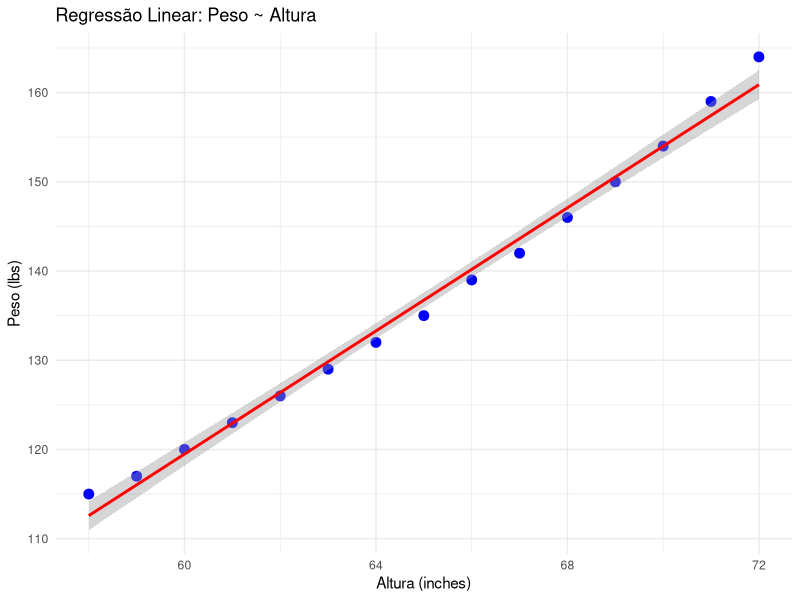
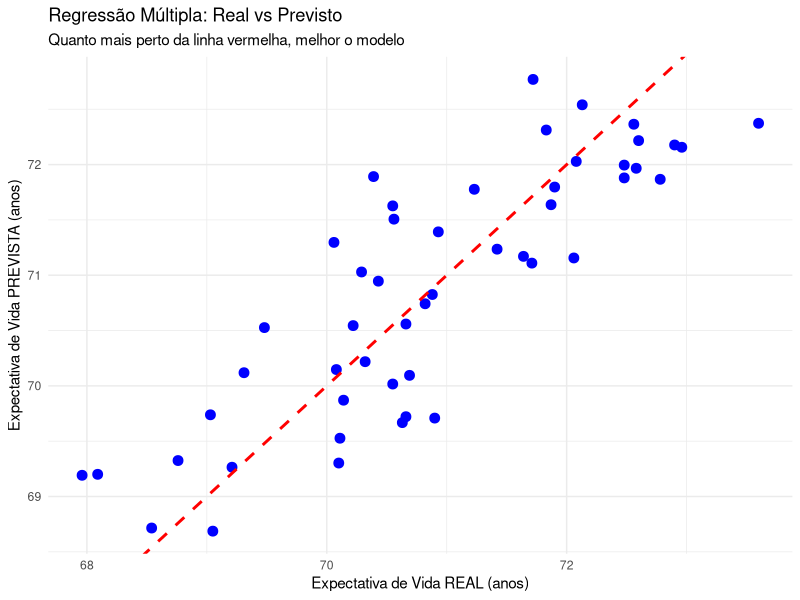
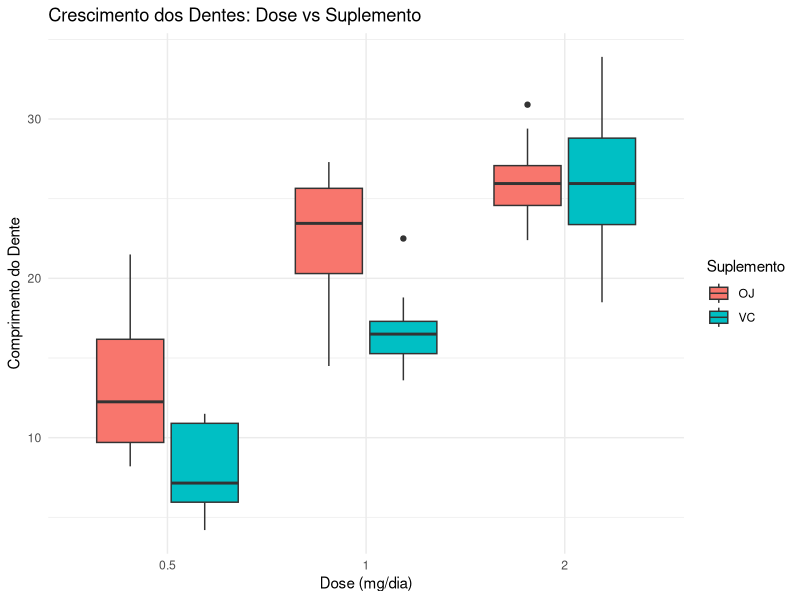

The R script that drew these images, in order:
################ TEMA 1 – AMOSTRAGEM E TAMANHO AMOSTRAL ########################
# Queremos detectar uma redução de 10 mmHg na pressão arterial (Delta).
# Desvio padrão conhecido (sigma) = 15. Poder = 80%. Confiança = 95%.

# MODO 1: Pela Fórmula
alpha <- 0.05 # 1-confiança
beta <- 0.20 # 1-poder
sigma <- 15
delta <- 10

Z_alpha <- qnorm(1 - alpha/2)
Z_beta  <- qnorm(1 - beta)

n_formula <- (2 * (Z_alpha + Z_beta)^2 * sigma^2) / delta^2
cat("Tamanho amostral (Fórmula):", ceiling(n_formula), "por grupo.\n")
# o ceiling arredonda sempre para cima

# MODO 2: Função Nativa do R 
calculo_r <- power.t.test(delta = delta, sd = sigma, 
                          sig.level = alpha, power = 1-beta, 
                          type = "two.sample")
print(calculo_r)
# Atenção: O R usa uma distribuição t não-central (mais precisa que a normal Z),
# por isso pode haver uma diferença decimal.












################ TEMA 2 – REGRESSÃO LINEAR ####################################

### Regressão linear simples
"vamos prever o peso (lbs) a partir da altura (inches) de mulheres utilizando 
dados do conjunto “women” nativo do R:
Y=β_0+β_1(altura)+ε"

# 1. Carregar os dados
data(women)
head(women)  # mostra as primeiras linhas para visualização

# 2. Ajuste do modelo de regressão linear simples
modelo_women <- lm(weight ~ height, data = women)

# 4. Extrair coeficientes estimados (betas)
betas <- coef(modelo_women)
print(betas)

cat("Intercepto (β0):", round(betas[1], 3), "\n")
cat("Altura (β1):", round(betas["height"], 3), "\n")

# 5. Escrever o modelo final
cat("\nModelo estimado:\n")
cat("Peso = ", round(betas[1],2), " + ", round(betas["height"],2), "*Altura\n")

# 6. Previsão para um paciente específico
novo_paciente <- data.frame(height = 65)  # altura em inches
prev <- predict(modelo_women, newdata = novo_paciente)
cat("\nPrevisão para paciente (Altura = 65 inches):\n")
cat("Peso =", round(prev, 2), "lbs\n")

# 7. Gráfico de aproximação do modelo com os dados
library(ggplot2)
ggplot(women, aes(x = height, y = weight)) +
  geom_point(color = 'blue', size = 3) +
  geom_smooth(method = 'lm', color = 'red') +
  labs(title = "Regressão Linear: Peso ~ Altura",
       x = "Altura (inches)",
       y = "Peso (lbs)") +
  theme_minimal()



### Regressão Linear Múltipla
"Vamos prever a Life Exp (Expectativa de Vida) baseada em Murder (Homicídios),
HS Grad (Educação) e Frost (Clima) utilizando dados nativos 'state.x77':
Y = β0 + β1(Homicidios) + β2(Educacao) + β3(Clima) + ε"

# 1. Carregar e preparar os dados
# state.x77 é uma matriz, convertemos para dataframe para usar nomes de colunas
dados_estados <- as.data.frame(state.x77)

# Renomeando colunas para facilitar (sem espaços)
names(dados_estados)[names(dados_estados) == "Life Exp"] <- "Expectativa_Vida"
names(dados_estados)[names(dados_estados) == "Murder"] <- "Homicidios"
names(dados_estados)[names(dados_estados) == "HS Grad"] <- "Educacao"
names(dados_estados)[names(dados_estados) == "Frost"] <- "Clima"

head(dados_estados[, c("Expectativa_Vida", "Homicidios", "Educacao", "Clima")]) # visualização

# 2. Ajuste do modelo de regressão linear múltipla
modelo_estados <- lm(Expectativa_Vida ~ Homicidios + Educacao + Clima, data = dados_estados)

# 4. Extrair coeficientes estimados (betas)
betas <- coef(modelo_estados)
cat("\n--- Coeficientes Estimados ---\n")
cat("Intercepto (β0):", round(betas["(Intercept)"], 3), "\n")
cat("Homicidios (β1):", round(betas["Homicidios"], 3), "\n")
cat("Educacao (β2):", round(betas["Educacao"], 3), "\n")
cat("Clima (β3):", round(betas["Clima"], 3), "\n")

# 5. Escrever o modelo final (Equação)
cat("\nModelo estimado:\n")
cat("Expectativa_Vida =", round(betas[1], 2), 
    "+ (", round(betas["Homicidios"], 2), "* Homicidios )",
    "+ (", round(betas["Educacao"], 2), "* Educacao )",
    "+ (", round(betas["Clima"], 2), "* Clima )\n")

# 6. Previsão para um estado específico (Simulação)
# Vamos criar um estado com alta violência, boa educação e muito frio
novo_estado <- data.frame(Homicidios = 10, Educacao = 55, Clima = 120)

prev <- predict(modelo_estados, newdata = novo_estado)
cat("\nPrevisão para novo estado (Homicidios=10, Educacao=55, Clima=120):\n")
cat("Expectativa de Vida =", round(prev, 2), "anos\n")

# 7. Gráfico de aproximação do modelo com os dados
# Obs: Na múltipla, plotamos Real vs Previsto (pois são 4 dimensões)
if(!require(ggplot2)) install.packages("ggplot2")
library(ggplot2)

# Adicionando previsão ao dataset original para plotagem
dados_estados$Previsto <- predict(modelo_estados)

ggplot(dados_estados, aes(x = Expectativa_Vida, y = Previsto)) +
  geom_point(color = 'blue', size = 3) +
  # Linha vermelha representa a previsão perfeita (x=y)
  geom_abline(intercept = 0, slope = 1, color = 'red', linetype = "dashed", size = 1) +
  labs(title = "Regressão Múltipla: Real vs Previsto",
       subtitle = "Quanto mais perto da linha vermelha, melhor o modelo",
       x = "Expectativa de Vida REAL (anos)",
       y = "Expectativa de Vida PREVISTA (anos)") +
  theme_minimal()





################ TEMA 3 – REGRESSÃO LOGÍSTICA #################################
# vamos prever se um carro é MANUAL (am=1) ou AUTOMÁTICO (am=0)
# Preditores selecionados do Dataset: 'mtcars': 
#   mpg (Milhas por galão - Consumo)
#   hp  (Horsepower - Potência)

# 1. Carregar dados
data(mtcars)
# Visualizar a distribuição da variável resposta
table(mtcars$am) # 0 = Auto, 1 = Manual

# 2. Ajuste do modelo logístico
# family = binomial é o que define a regressão logística
modelo_logistico <- glm(am ~ mpg + hp, data = mtcars, family = binomial)

# 3. Extrair coeficientes estimados (Log-Odds)
betas <- coef(modelo_logistico)

# 4. Calcular Odds Ratios (OR) e Intervalos de Confiança (IC 95%)
# Exponenciamos os coeficientes para transformar Log-Odds em Odds Ratio
odds <- exp(betas)
print(odds)
odds_ci <- exp(confint(modelo_logistico)) 

# 5. Interpretação automática dos coeficientes
cat("\n--- Coeficientes do modelo e interpretação (Odds Ratio) ---\n")
cat("Resposta: Probabilidade de ser MANUAL (am=1)\n\n")

for(i in 1:length(betas)){
  nome_var <- names(betas)[i]
  
  cat(nome_var, "\n")
  cat("  Beta (Log-Odds) =", round(betas[i], 3), "\n")
  cat("  Odds Ratio (OR) =", round(odds[i], 3), "\n")
  
  # Tratamento de erro caso o IC seja muito amplo (comum em datasets pequenos)
  ic_inf <- round(odds_ci[i,1], 3)
  ic_sup <- round(odds_ci[i,2], 3)
  cat("  IC 95% OR =", paste0("(", ic_inf, ", ", ic_sup, ")"), "\n")
  
  if(nome_var == "(Intercept)"){
    cat("  (Intercepto não tem interpretação direta de efeito)\n\n")
  } else if(odds[i] > 1){
    cat("  Interpretação: Aumenta a chance de ser Manual.\n")
    cat("  (Para cada unidade extra, a chance multiplica por", round(odds[i], 2), ")\n\n")
  } else if(odds[i] < 1){
    cat("  Interpretação: Reduz a chance de ser Manual (Favorece Automático).\n")
    cat("  (Para cada unidade extra, a chance multiplica por", round(odds[i], 2), ")\n\n")
  } else {
    cat("  Interpretação: Sem efeito na escolha do câmbio.\n\n")
  }
}

# 6. Função para previsão automática de probabilidade e classificação
previsao_carro <- function(modelo, carro_novo){
  # type="response" retorna a probabilidade (0 a 1) em vez do logit
  prob <- predict(modelo, newdata = carro_novo, type = "response")
  
  cat("--- Previsão para Novo Carro ---\n")
  print(carro_novo)
  cat("  Probabilidade de ser Manual =", round(prob * 100, 2), "%\n")
  
  # Classificação (Cutoff padrão de 0.5)
  classe <- ifelse(prob >= 0.5, "Câmbio Manual", "Câmbio Automático")
  cat("  Classificação Predita:", classe, "\n\n")
}

# 7. Exemplos de Previsão
# Exemplo A: Carro muito econômico (30 mpg) e potência baixa (70 hp) -> Típico popular manual
carro_economico <- data.frame(mpg = 30, hp = 70)
previsao_carro(modelo_logistico, carro_economico)

# Exemplo B: Carro com alto consumo (10 mpg) e muito potente (250 hp) -> Típico V8 automático
carro_potente <- data.frame(mpg = 10, hp = 250)
previsao_carro(modelo_logistico, carro_potente)










################ TEMA 5 – ANOVA PARA DOIS FATORES #############################
# Efeito de suplementos no crescimento de dentes (len) do Dataset 'ToothGrowth'
# Fator 1: Suplemento (supp) -> OJ (Suco de Laranja) x VC (Ácido Ascórbico)
# Fator 2: Dose (dose) -> 0.5, 1.0, 2.0 mg/dia
# Analisar se o tipo de suplemento e a dose (e a interação entre eles)
# afetam o comprimento do dente.

# Preparação dos Dados
data(ToothGrowth)
dados <- ToothGrowth

# IMPORTANTE: A dose vem como numérica, precisamos converter para Fator (categoria)
# para que a ANOVA entenda como grupos distintos, não como regressão linear.
dados$dose <- as.factor(dados$dose)

cat("Estrutura dos dados:\n")
str(dados)

# 1) Modelo ANOVA de dois fatores com interação (*)
# Y ~ Fator1 * Fator2
modelo_anova <- aov(len ~ supp * dose, data = dados)
anova_tab <- summary(modelo_anova)


# 2) Resultados da ANOVA
cat("\n--- Tabela ANOVA ---\n")
print(anova_tab)


# 3) Preparação para Validação dos pressupostos
# Normalidade dos resíduos
sh <- shapiro.test(residuals(modelo_anova))

# Homogeneidade das variâncias (Levene)
if(!require(car)) install.packages("car")
library(car)
lev <- leveneTest(len ~ supp * dose, data = dados)


# 4) Preparação para Medidas de ajuste (R², R² ajustado, RMSE e MAE)
# Cálculo manual das métricas de performance do modelo
SQT <- sum((dados$len - mean(dados$len))^2)   # Soma Quadrados Total
SQE <- sum(residuals(modelo_anova)^2)         # Soma Quadrados Erro (Resíduos)

# R² (Coeficiente de Determinação)
R2 <- 1 - SQE/SQT

# R² Ajustado
n <- nrow(dados)
k <- length(coef(modelo_anova)) # número de coeficientes estimados
R2_adj <- 1 - (SQE/(n - k)) / (SQT/(n - 1))

# RMSE (Raiz do Erro Quadrático Médio) e MAE (Erro Absoluto Médio)
RMSE <- sqrt(mean(residuals(modelo_anova)^2))
MAE  <- mean(abs(residuals(modelo_anova)))


# 5) Interpretação automática dos Testes e Pressupostos e Métricas
cat("\n--- Validação dos Pressupostos (p > 0.05 idealmente) ---\n")

# Shapiro
cat("Normalidade (Shapiro-Wilk): p =", round(sh$p.value, 4))
if(sh$p.value > 0.05) {
  cat(" [OK - Resíduos Normais]\n") 
} else {
  cat(" [Alerta - Resíduos não normais]\n")
}

# Levene
p_levene <- lev[1, "Pr(>F)"]
cat("Homoscedasticidade (Levene): p =", round(p_levene, 4))
if(p_levene > 0.05) {
  cat(" [OK - Variâncias Homogêneas]\n") 
} else {
  cat(" [Alerta - Variâncias Heterogêneas]\n")
}

# MÉTRICAS
cat("\n--- Interpretação das Métricas de Ajuste ---\n")
cat("- R² =", round(R2, 3), ": O modelo explica", round(R2*100, 1), "% da variabilidade no crescimento do dente.\n")
cat("- R² Ajustado =", round(R2_adj, 3), ": Ajuste realista considerando a complexidade do modelo (", round(R2_adj*100, 1), "%).\n")
cat("- RMSE =", round(RMSE, 2), ": O erro médio do modelo é de aprox.", round(RMSE, 2), "unidades de comprimento.\n")


# Interpretação Final da Significância (P-values da ANOVA)
pvals <- anova_tab[[1]][["Pr(>F)"]]
print(pvals)
# Removemos o último NA (que corresponde aos Resíduos na tabela)
pvals <- pvals[!is.na(pvals)]
names(pvals) <- rownames(anova_tab[[1]])[1:3] # supp, dose, supp:dose
print(pvals)

cat("\n--- Interpretação Final dos Efeitos ---\n")
# Efeito da Interação (Geralmente olhamos primeiro)
p_interacao <- pvals[3]
if (p_interacao < 0.05) {
  cat("[IMPORTANTE] Há INTERAÇÃO significativa (p =", round(p_interacao, 4), ").\n")
  cat("Isso significa que o efeito da Dose depende do tipo de Suplemento (e vice-versa).\n")
  cat("Não se deve analisar os efeitos principais isoladamente.\n")
} else {
  cat("Não há interação significativa (p > 0.05). Os efeitos são independentes.\n")
  
  # Se não há interação, olhamos os efeitos PRINCIPAIS
  if (pvals[1] < 0.05) cat("- Há efeito principal de SUPLEMENTO (p =", round(pvals[1], 4), "). Um tipo funciona melhor que o outro.\n")
  if (pvals[2] < 0.05) cat("- Há efeito principal de DOSE (p < 0.0001). Aumentar a dose altera o crescimento.\n")
}

# 6) Visualização Rápida (Boxplot)
if(!require(ggplot2)) install.packages("ggplot2")
library(ggplot2)

ggplot(dados, aes(x = dose, y = len, fill = supp)) +
  geom_boxplot() +
  labs(title = "Crescimento dos Dentes: Dose vs Suplemento",
       x = "Dose (mg/dia)", y = "Comprimento do Dente", fill = "Suplemento") +
  theme_minimal()



